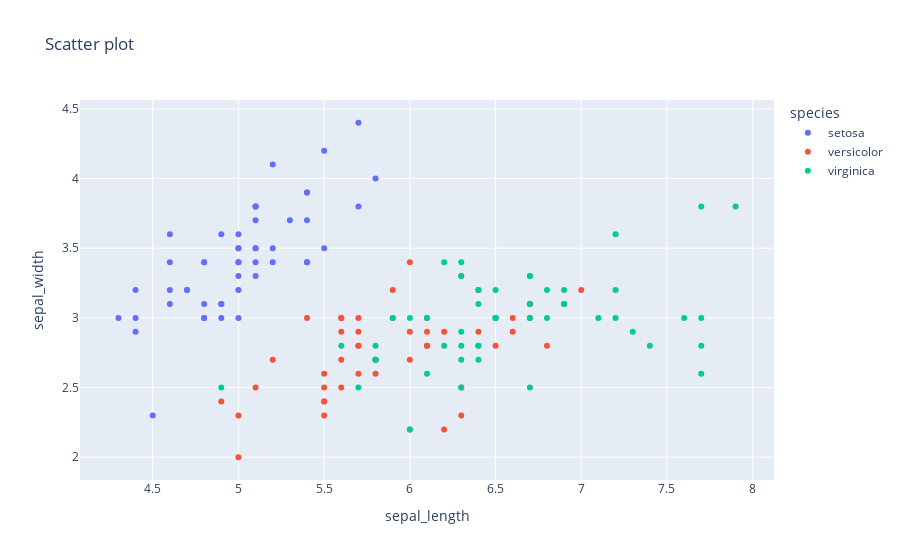

Notebook cell for this chart:
### Markdown cell above
- `color="species"` assigns different colors to points based on the `species` column

### Code cell
fig = px.scatter(data_frame=df, x="sepal_length", y="sepal_width", title="Scatter plot", 
                 color="species")
fig.show()

### Figure 1 — Plotly figure (JSON) as saved in the notebook; plotly's stock layout.template omitted (floating-point values rounded to 4 significant figures)
{"data": [{"hovertemplate": "species=setosa<br>sepal_length=%{x}<br>sepal_width=%{y}<extra></extra>", "legendgroup": "setosa", "marker": {"color": "#636efa", "symbol": "circle"}, "mode": "markers", "name": "setosa", "orientation": "v", "showlegend": true, "type": "scatter", "x": [5.1, 4.9, 4.7, 4.6, 5.0, 5.4, 4.6, 5.0, 4.4, 4.9, 5.4, 4.8, 4.8, 4.3, 5.8, 5.7, 5.4, 5.1, 5.7, 5.1, 5.4, 5.1, 4.6, 5.1, 4.8, 5.0, 5.0, 5.2, 5.2, 4.7, 4.8, 5.4, 5.2, 5.5, 4.9, 5.0, 5.5, 4.9, 4.4, 5.1, 5.0, 4.5, 4.4, 5.0, 5.1, 4.8, 5.1, 4.6, 5.3, 5.0], "xaxis": "x", "y": [3.5, 3.0, 3.2, 3.1, 3.6, 3.9, 3.4, 3.4, 2.9, 3.1, 3.7, 3.4, 3.0, 3.0, 4.0, 4.4, 3.9, 3.5, 3.8, 3.8, 3.4, 3.7, 3.6, 3.3, 3.4, 3.0, 3.4, 3.5, 3.4, 3.2, 3.1, 3.4, 4.1, 4.2, 3.1, 3.2, 3.5, 3.6, 3.0, 3.4, 3.5, 2.3, 3.2, 3.5, 3.8, 3.0, 3.8, 3.2, 3.7, 3.3], "yaxis": "y"}, {"hovertemplate": "species=versicolor<br>sepal_length=%{x}<br>sepal_width=%{y}<extra></extra>", "legendgroup": "versicolor", "marker": {"color": "#EF553B", "symbol": "circle"}, "mode": "markers", "name": "versicolor", "orientation": "v", "showlegend": true, "type": "scatter", "x": [7.0, 6.4, 6.9, 5.5, 6.5, 5.7, 6.3, 4.9, 6.6, 5.2, 5.0, 5.9, 6.0, 6.1, 5.6, 6.7, 5.6, 5.8, 6.2, 5.6, 5.9, 6.1, 6.3, 6.1, 6.4, 6.6, 6.8, 6.7, 6.0, 5.7, 5.5, 5.5, 5.8, 6.0, 5.4, 6.0, 6.7, 6.3, 5.6, 5.5, 5.5, 6.1, 5.8, 5.0, 5.6, 5.7, 5.7, 6.2, 5.1, 5.7], "xaxis": "x", "y": [3.2, 3.2, 3.1, 2.3, 2.8, 2.8, 3.3, 2.4, 2.9, 2.7, 2.0, 3.0, 2.2, 2.9, 2.9, 3.1, 3.0, 2.7, 2.2, 2.5, 3.2, 2.8, 2.5, 2.8, 2.9, 3.0, 2.8, 3.0, 2.9, 2.6, 2.4, 2.4, 2.7, 2.7, 3.0, 3.4, 3.1, 2.3, 3.0, 2.5, 2.6, 3.0, 2.6, 2.3, 2.7, 3.0, 2.9, 2.9, 2.5, 2.8], "yaxis": "y"}, {"hovertemplate": "species=virginica<br>sepal_length=%{x}<br>sepal_width=%{y}<extra></extra>", "legendgroup": "virginica", "marker": {"color": "#00cc96", "symbol": "circle"}, "mode": "markers", "name": "virginica", "orientation": "v", "showlegend": true, "type": "scatter", "x": [6.3, 5.8, 7.1, 6.3, 6.5, 7.6, 4.9, 7.3, 6.7, 7.2, 6.5, 6.4, 6.8, 5.7, 5.8, 6.4, 6.5, 7.7, 7.7, 6.0, 6.9, 5.6, 7.7, 6.3, 6.7, 7.2, 6.2, 6.1, 6.4, 7.2, 7.4, 7.9, 6.4, 6.3, 6.1, 7.7, 6.3, 6.4, 6.0, 6.9, 6.7, 6.9, 5.8, 6.8, 6.7, 6.7, 6.3, 6.5, 6.2, 5.9], "xaxis": "x", "y": [3.3, 2.7, 3.0, 2.9, 3.0, 3.0, 2.5, 2.9, 2.5, 3.6, 3.2, 2.7, 3.0, 2.5, 2.8, 3.2, 3.0, 3.8, 2.6, 2.2, 3.2, 2.8, 2.8, 2.7, 3.3, 3.2, 2.8, 3.0, 2.8, 3.0, 2.8, 3.8, 2.8, 2.8, 2.6, 3.0, 3.4, 3.1, 3.0, 3.1, 3.1, 3.1, 2.7, 3.2, 3.3, 3.0, 2.5, 3.0, 3.4, 3.0], "yaxis": "y"}], "layout": {"autosize": true, "legend": {"title": {"text": "species"}, "tracegroupgap": 0}, "title": {"text": "Scatter plot"}, "xaxis": {"anchor": "y", "autorange": true, "domain": [0, 1], "range": [4.079, 8.121], "title": {"text": "sepal_length"}, "type": "linear"}, "yaxis": {"anchor": "x", "autorange": true, "domain": [0, 1], "range": [1.802, 4.598], "title": {"text": "sepal_width"}, "type": "linear"}}}
